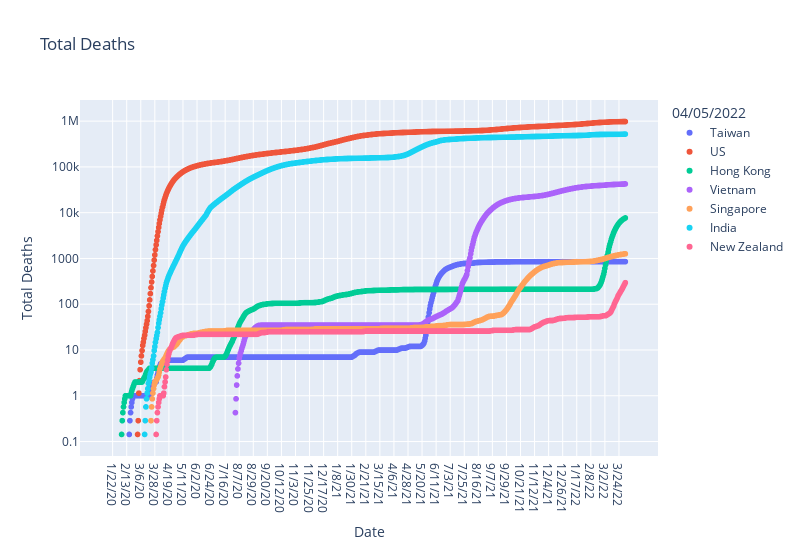

Notebook code for this chart:
### Code cell
ploty_line('Total Deaths', log_plot=True)

### Figure 1 — Plotly figure (JSON) as saved in the notebook; plotly's stock layout.template omitted (floating-point values rounded to 4 significant figures; data arrays with more than 128 entries replaced by an {"elided": "..."} marker saying what was removed)
{"data": [{"hovertemplate": "04/05/2022=Taiwan<br>Date=%{x}<br>Total Deaths=%{y}<extra></extra>", "legendgroup": "Taiwan", "marker": {"color": "#636efa", "symbol": "circle"}, "mode": "markers", "name": "Taiwan", "showlegend": true, "type": "scattergl", "x": {"elided": "803 str values"}, "xaxis": "x", "y": {"elided": "803 float values"}, "yaxis": "y"}, {"hovertemplate": "04/05/2022=US<br>Date=%{x}<br>Total Deaths=%{y}<extra></extra>", "legendgroup": "US", "marker": {"color": "#EF553B", "symbol": "circle"}, "mode": "markers", "name": "US", "showlegend": true, "type": "scattergl", "x": {"elided": "803 str values"}, "xaxis": "x", "y": {"elided": "803 float values"}, "yaxis": "y"}, {"hovertemplate": "04/05/2022=Hong Kong<br>Date=%{x}<br>Total Deaths=%{y}<extra></extra>", "legendgroup": "Hong Kong", "marker": {"color": "#00cc96", "symbol": "circle"}, "mode": "markers", "name": "Hong Kong", "showlegend": true, "type": "scattergl", "x": {"elided": "803 str values"}, "xaxis": "x", "y": {"elided": "803 float values"}, "yaxis": "y"}, {"hovertemplate": "04/05/2022=Vietnam<br>Date=%{x}<br>Total Deaths=%{y}<extra></extra>", "legendgroup": "Vietnam", "marker": {"color": "#ab63fa", "symbol": "circle"}, "mode": "markers", "name": "Vietnam", "showlegend": true, "type": "scattergl", "x": {"elided": "803 str values"}, "xaxis": "x", "y": {"elided": "803 float values"}, "yaxis": "y"}, {"hovertemplate": "04/05/2022=Singapore<br>Date=%{x}<br>Total Deaths=%{y}<extra></extra>", "legendgroup": "Singapore", "marker": {"color": "#FFA15A", "symbol": "circle"}, "mode": "markers", "name": "Singapore", "showlegend": true, "type": "scattergl", "x": {"elided": "803 str values"}, "xaxis": "x", "y": {"elided": "803 float values"}, "yaxis": "y"}, {"hovertemplate": "04/05/2022=India<br>Date=%{x}<br>Total Deaths=%{y}<extra></extra>", "legendgroup": "India", "marker": {"color": "#19d3f3", "symbol": "circle"}, "mode": "markers", "name": "India", "showlegend": true, "type": "scattergl", "x": {"elided": "803 str values"}, "xaxis": "x", "y": {"elided": "803 float values"}, "yaxis": "y"}, {"hovertemplate": "04/05/2022=New Zealand<br>Date=%{x}<br>Total Deaths=%{y}<extra></extra>", "legendgroup": "New Zealand", "marker": {"color": "#FF6692", "symbol": "circle"}, "mode": "markers", "name": "New Zealand", "showlegend": true, "type": "scattergl", "x": {"elided": "803 str values"}, "xaxis": "x", "y": {"elided": "803 float values"}, "yaxis": "y"}], "layout": {"height": 550, "legend": {"title": {"text": "04/05/2022"}, "tracegroupgap": 0}, "showlegend": true, "title": {"text": "Total Deaths"}, "width": 800, "xaxis": {"anchor": "y", "domain": [0, 1], "title": {"text": "Date"}}, "yaxis": {"anchor": "x", "domain": [0, 1], "title": {"text": "Total Deaths"}, "type": "log"}}}
